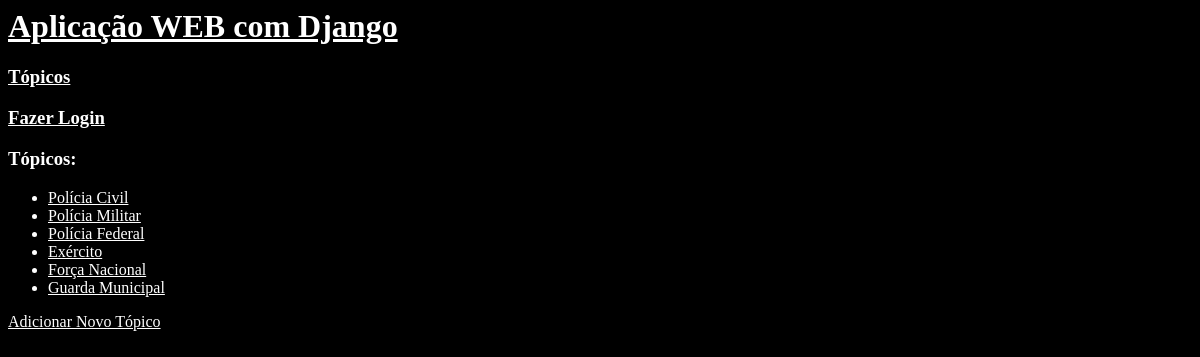
The app's page /topics with its own data.
### aplicacaoweb01/models.py (models this page shows)
class Topic(models.Model):
    text = models.CharField(max_length=200)
    date_added = models.DateTimeField(auto_now_add=True)
    def __str__(self):
        return self.text

### aplicacaoweb01/views.py (the view)
# urls.py: path('topics', views.topics, name='topics'),
def topics(request):
    topics = Topic.objects.order_by('date_added')
    context = {'topics': topics}
    return render(request, 'aplicacaoweb01/topics.html', context)

### aplicacaoweb01/templates/aplicacaoweb01/topics.html
{% extends "aplicacaoweb01/base.html" %}
{% block content %}
    <h3>Tópicos:</h3>
    <ul>
        {% for topic in topics %}
        <li>
            <a href="{% url 'topic' topic.id %}">{{ topic }}</a>
        </li>
        {% empty %}
        <li>Não há tópicos adicionados.</li>
        {% endfor %}
    </ul>
    <a href="{% url 'new_topic' %}">Adicionar Novo Tópico</a>
{% endblock content %}

### aplicacaoweb01/templates/aplicacaoweb01/base.html (style rules this page uses)
* { background-color: black; color: white; }

### records on screen
Topic: text "Polícia Civil"
Topic: text "Polícia Militar"
Topic: text "Polícia Federal"
Topic: text "Exército"
Topic: text "Força Nacional"
Topic: text "Guarda Municipal"
